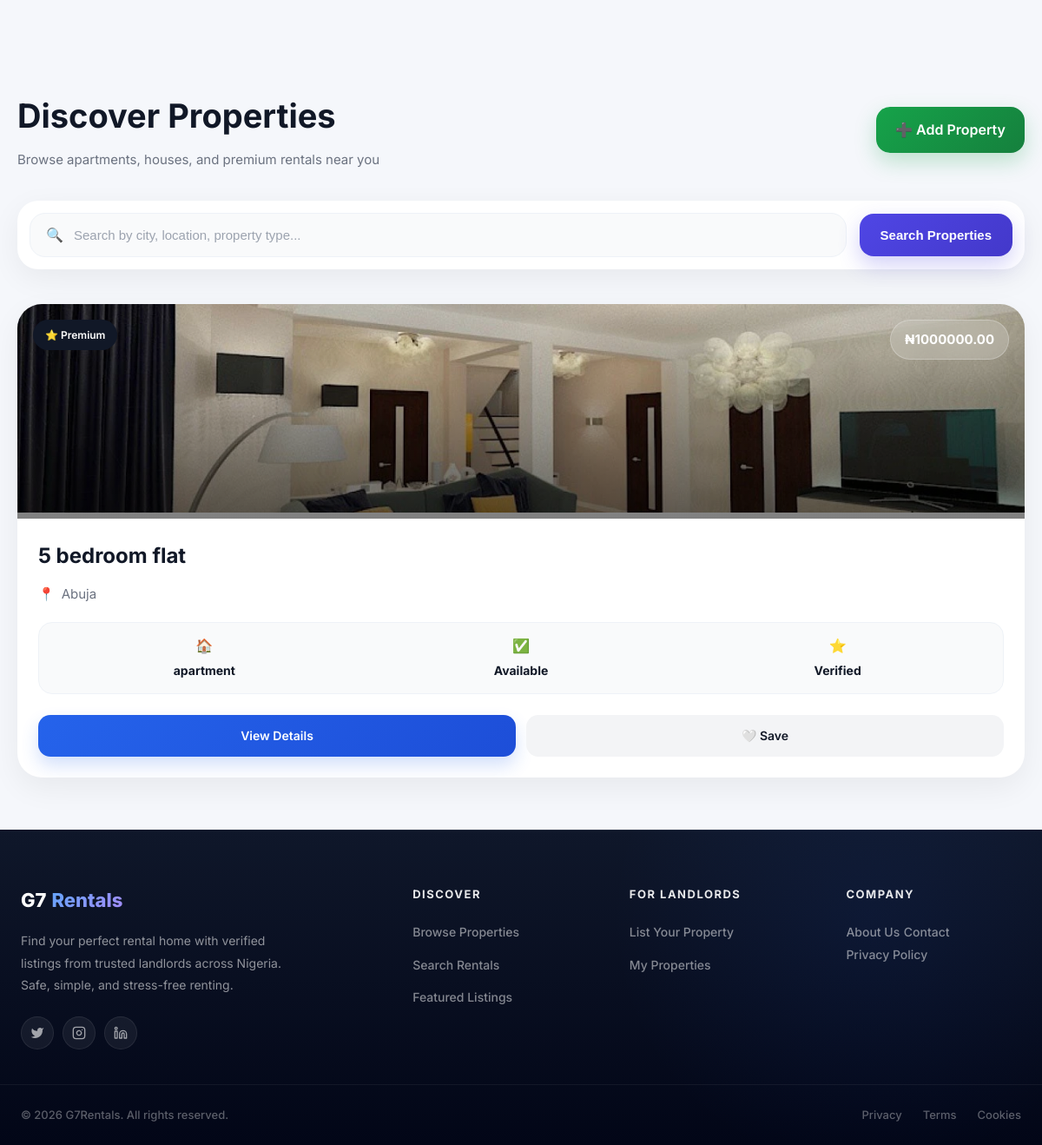
The page /property-list/ (signed in) on the database its author committed.
### listings/models.py (models this page shows, shortened)
class Property(models.Model):
    PROPERTY_TYPE_CHOICES = [
        ('apartment', 'Apartment'),
        ('house', 'House'),
        ('studio', 'Studio'),
        ('condo', 'Condo'),
        ('townhouse', 'Townhouse'),
        ('commercial', 'Commercial'),
    ]
    STATUS_CHOICES = [
        ('vacant', 'Vacant'),
        ('occupied', 'Occupied'),
        ('maintenance', 'Under Maintenance'),
    ]
    owner = models.ForeignKey(
        User,
        on_delete=models.CASCADE,
        related_name='properties'
    )
    title = models.CharField(max_length=200)
    description = models.TextField(blank=True)
    price = models.DecimalField(max_digits=12, decimal_places=2)
    address = models.CharField(max_length=255, default="")
    city = models.CharField(max_length=100, default="Abuja")
    state = models.CharField(max_length=100, blank=True)
    zip_code = models.CharField(max_length=20, blank=True)
    location = models.CharField(max_length=255, blank=True, help_text="Neighborhood or area description")
    property_type = models.CharField(max_length=20, choices=PROPERTY_TYPE_CHOICES, default='apartment')
    bedrooms = models.PositiveIntegerField(default=1)
    bathrooms = models.DecimalField(max_digits=3, decimal_places=1, default=1.0)
    sqft = models.PositiveIntegerField(default=0, verbose_name="Square Feet")
    image = models.ImageField(upload_to='properties/')
    status = models.CharField(max_length=20, choices=STATUS_CHOICES, default='vacant')
    is_available = models.BooleanField(default=True)
    amenities = models.CharField(max_length=500, blank=True, help_text="Comma-separated: Pool, Gym, WiFi, etc.")
    created_at = models.DateTimeField(auto_now_add=True)
    updated_at = models.DateTimeField(auto_now=True)
    class Meta:
        ordering = ['-created_at']

### listings/views.py (the view, shortened to what this page needs)
# urls.py: path('property-list/', views.property_list, name='property_list'),
@login_required
def property_list(request):
    query = request.GET.get('q')
    properties = Property.objects.all().order_by('-created_at')
    favorite_ids = []
    if request.user.is_authenticated:
        favorite_ids = list(
            Favorite.objects.filter(user=request.user)
            .values_list('property_id', flat=True)
        )
    return render(request, 'listings/property_list.html', {
        'properties': properties,
        'favorite_ids': favorite_ids,
        'query': query
    })

### listings/context_processors.py (called while the page is built)
def pending_bookings_count(request):
    count = 0
    if request.user.is_authenticated and getattr(request.user, 'user_type', None) == 'landlord':
        count = Booking.objects.filter(
            property__owner=request.user,
            status='pending'
        ).count()
    return {'pending_bookings_count': count}

### listings/templates/listings/property_list.html (shortened to what this page needs)
{% extends 'accounts/base.html' %}
{% block content %}
<div class="page">
    <div class="header">
        <div class="header-left">
            <h2>
                Discover Properties
            </h2>
            <p>
                Browse apartments, houses, and premium rentals near you
            </p>
        </div>
        {% if user.is_authenticated and user.user_type == 'landlord' %}
        <a href="{% url 'create_property' %}"
           class="add-btn">
            ➕ Add Property
        </a>
        {% endif %}
    </div>
    <div class="search-wrapper">
        <form method="GET"
              action="{% url 'property_list' %}"
              class="search-box">
            <div class="search-input">
                <span>
                    🔍
                </span>
                <input type="text"
                       name="q"
                       placeholder="Search by city, location, property type..."
                       value="{{ request.GET.q }}">
            </div>
            <button type="submit"
                    class="search-btn">
                Search Properties
            </button>
        </form>
    </div>
    <div class="grid">
        {% for property in properties %}
        <div class="card">
            <div class="card-image">
                <a href="{% url 'detail' property.id %}">
                    <img src="{{ property.image.url }}">
                </a>
                <div class="image-overlay"></div>
                <div class="badge">
                    ⭐ Premium
                </div>
                <div class="price-tag">
                    ₦{{ property.price }}
                </div>
            </div>
            <div class="card-body">
                <h3>
                    {{ property.title }}
                </h3>
                <div class="location">
                    <span>📍</span>
                    <span>
                        {{ property.city }}
                    </span>
                </div>
                <div class="property-info">
                    <div class="info-item">
                        🏠
                        <strong>
                            {{ property.property_type }}
                        </strong>
                    </div>
                    <div class="info-item">
                        ✅
                        <strong>
                            Available
                        </strong>
                    </div>
                    <div class="info-item">
                        ⭐
                        <strong>
                            Verified
                        </strong>
                    </div>
                </div>
                <div class="actions">
                    <a href="{% url 'detail' property.id %}"
                       class="btn btn-view">
                        View Details
                    </a>
                    {% if user.is_authenticated %}
                        {% if property.id in favorites %}
                        <a href="{% url 'toggle_favorite' property.id %}"
                           class="btn btn-saved">
                            ❤️ Saved
                        </a>
                        {% else %}
                        <a href="{% url 'toggle_favorite' property.id %}"
                           class="btn btn-save">
                            🤍 Save
                        </a>
                        {% endif %}
                    {% endif %}
                </div>
            </div>
        </div>
        {% endfor %}
    </div>
</div>
{% endblock %}

### accounts/templates/accounts/base.html (style rules this page uses)
:root { --primary: #0f172a; --primary-light: #1e293b; --accent: #2563eb; --accent-hover: #1d4ed8; --accent-soft: #eff6ff; --accent-glow: rgba(37, 99, 235, 0.15); --success: #059669; --success-soft: #ecfdf5; --warning: #d97706; --warning-soft: #fffbeb; --danger: #dc2626; --danger-soft: #fef2f2; --text-primary: #0f172a; --text-secondary: #475569; --text-muted: #94a3b8; --bg-body: #f8fafc; --bg-white: #ffffff; --bg-elevated: #ffffff; --border: #e2e8f0; --border-light: #f1f5f9; --shadow-sm: 0 1px 2px 0 rgb(0 0 0 / 0.05); --shadow-md: 0 4px 6px -1px rgb(0 0 0 / 0.1), 0 2px 4px -2px rgb(0 0 0 / 0.1); --shadow-lg: 0 10px 15px -3px rgb(0 0 0 / 0.1), 0 4px 6px -4px rgb(0 0 0 / 0.1); --shadow-xl: 0 20px 25px -5px rgb(0 0 0 / 0.1), 0 8px 10px -6px rgb(0 0 0 / 0.1); --radius-sm: 8px; --radius-md: 12px; --radius-lg: 16px; --radius-xl: 24px; --radius-full: 999px; --transition-fast: 0.15s cubic-bezier(0.4, 0, 0.2, 1); --transition-base: 0.25s cubic-bezier(0.4, 0, 0.2, 1); --transition-slow: 0.4s cubic-bezier(0.4, 0, 0.2, 1); --navbar-height: 68px; }
* { margin: 0; padding: 0; box-sizing: border-box; }
html { scroll-behavior: smooth; -webkit-font-smoothing: antialiased; -moz-osx-font-smoothing: grayscale; }
body { font-family: 'Inter', -apple-system, BlinkMacSystemFont, 'Segoe UI', sans-serif; background: var(--bg-body); color: var(--text-primary); line-height: 1.6; min-height: 100vh; display: flex; flex-direction: column; overflow-x: hidden; }
.btn { display: inline-flex; align-items: center; justify-content: center; gap: 8px; padding: 10px 20px; border-radius: var(--radius-md); font-size: 14px; font-weight: 600; text-decoration: none; transition: var(--transition-fast); border: none; cursor: pointer; font-family: inherit; white-space: nowrap; }

### rows shown on the page
Property: image (picture), price "1000000.00", title "5 bedroom flat", city "Abuja", property_type "apartment", shows "🤍 Save"
